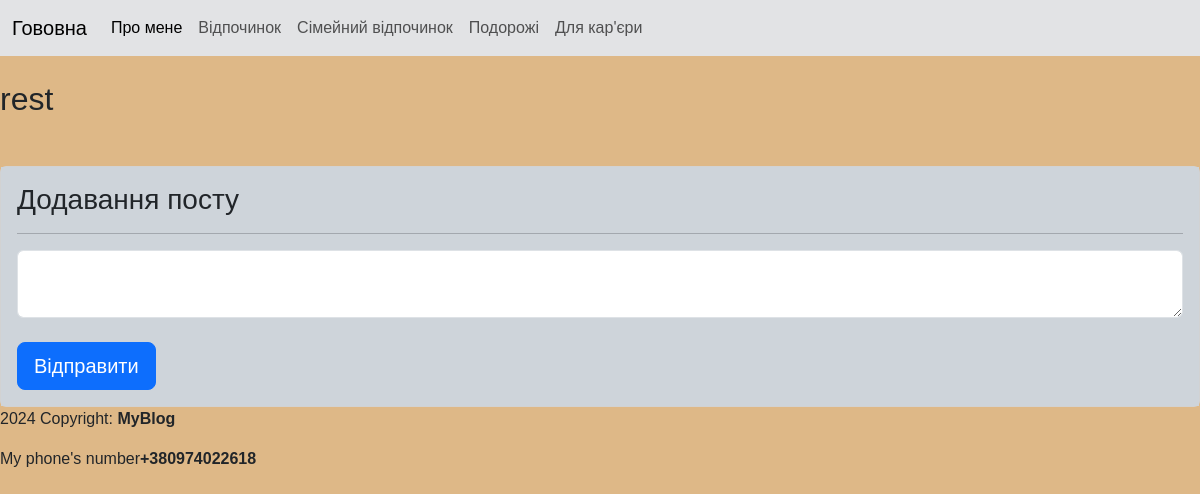
The page /post/category/rest on the database as committed earlier.
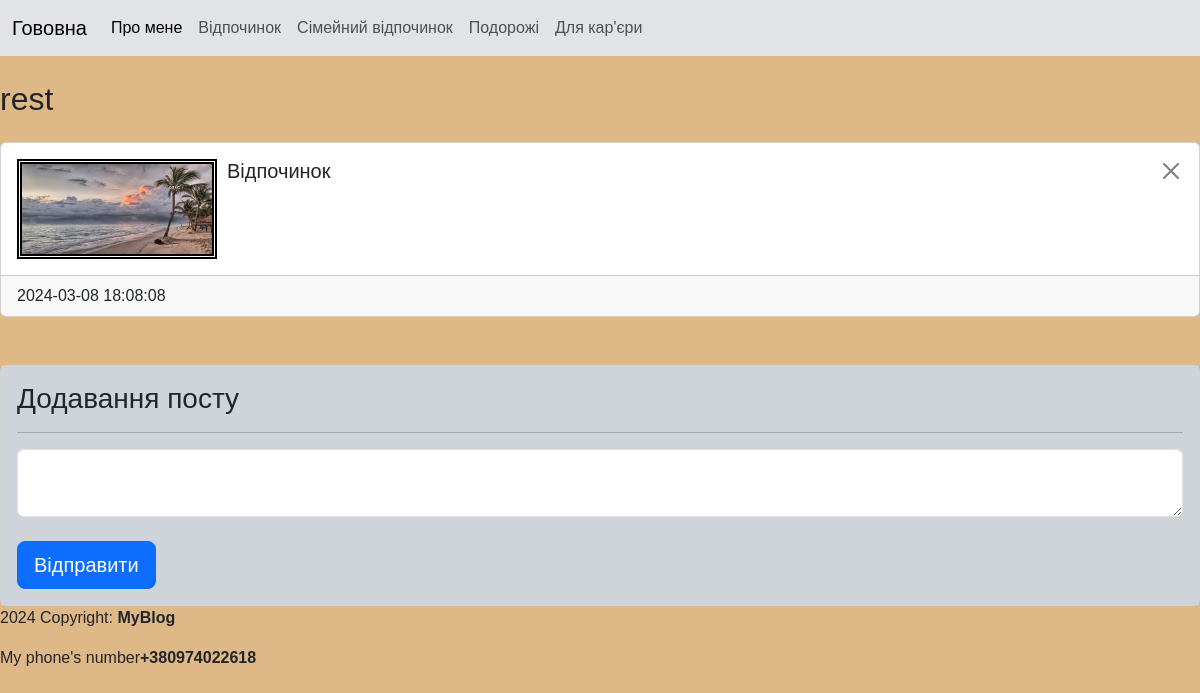
The same page on the database as committed later.
### tables this page shows
CREATE TABLE category(
	category_id INTEGER PRIMARY KEY AUTOINCREMENT,
	category_name TEXT
	);

CREATE TABLE post(
	post_id INTEGER PRIMARY KEY AUTOINCREMENT,
	category_id INTEGER NOT NULL,
	post_text TEXT,
	post_datetime TEXT NOT NULL DEFAULT CURRENT_TIMESTAMP,
	FOREIGN KEY (category_id) REFERENCES category(category_id)
ON UPDATE CASCADE ON DELETE CASCADE 	
);

### main.py (the view)
@app.route('/post/category/<category_name>', methods=["GET", "POST"])
def post_category(category_name):
    category_id = db.getIdByCategory(category_name)
    if request.method == "GET":
        posts = db.getPostsByCategory(category_name)
    if request.method == "POST":
        db.addPost(request.form["category_id"], request.form["post"])
        posts = db.getPostsByCategory(category_name)
        return redirect(f"/post/category/{category_name}")
    return render_template("post_category.html",category_name=category_name,
    category_id=category_id,
    posts=posts)

### db_scripts.py (called while the page is built)
def open():
    global connection, cursor
    connection = sqlite3.connect(db_name)
    cursor = connection.cursor()

def close():
    cursor.close()
    connection.close()

def getIdByCategory(category_name):
    open()
    cursor.execute(''' SELECT category_id FROM category WHERE category_name = (?)
    ''',[category_name])
    category_id = cursor.fetchone()[0]
    close()
    return category_id

def getPostsByCategory(category_name):
    open()
    cursor.execute('''
        SELECT * FROM post, category WHERE category_name = (?)
        AND post.category_id = category.category_id
        ORDER BY post_datetime  DESC

     ''', [category_name])
    posts = cursor.fetchall()
    close()
    return posts

### templates/post_category.html (shortened to what this page needs)
{% extends "index.html" %}
{%block content%}
<h2 class="my-4 ms -3 category-header">{{category_name}}</h2>
<section class="category_content">
    <div>
        {%for post in posts%}
        <div class="card my-4">
          <div class="card-body">
            <a href="/post/delete/{{post[0]}}/{{category_name}}" onclick="return confirm('Видалити пост?')">          <button  type="button" class="btn-close" data-bs-dismiss="alert" aria-label="Close" style="float: right"></button>
            </a>
              <image class="post-image" src="/static/{{post[0]}}.jpg" alt="{{post[0]}}" width="200px" height="100px">
              <h5 class="card-title">{{post[2]}}</h5>
          </div>
          <footer class="card-footer">{{post[3]}}</footer>
        </div>
        {%endfor%}
        </div>
        <div class="card mt-5">
            <div class="card-body bg-dark-subtle">
              <h3 class="card-title">Додавання посту</h3>
              <hr>
              <form method="POST">
                  <textarea name="post" class="form-control post-input"></textarea><br>
                  <input type="submit" class="btn btn-primary btn-lg" value="Відправити">
              </form>
            </div>
          </div>
</section>
{% endblock %}

### templates/index.html (shortened to what this page needs)
<!DOCTYPE html>
<html lang="en">
<head>
    <link href="https://cdn.jsdelivr.net/npm/bootstrap@5.3.3/dist/css/bootstrap.min.css" rel="stylesheet">
    <link rel="stylesheet" href="/static/style.css">
</head>
<body>
    {% include "menu.html" %}
    <main>
        {% block content %}
        {% endblock %}
    </main>
    {% include "footer.html" %}
</body>
</html>

### templates/menu.html (shortened to what this page needs)
<header>
    <div class="main">
        <nav class="navbar navbar-expand-lg bg-secondary-subtle">
            <div class="container-fluid">
                <a class="navbar-brand" href="/">Гововна</a>
                <div class="collapse navbar-collapse" id="navbarSupportedContent">
                    <ul class="navbar-nav me-auto mb-2 mb-lg-0">
                        <li class="nav-item">
                            <a class="nav-link active" aria-current="page" href="/about">Про мене</a>
                        </li>
                        <li class="nav-item">
                            <a class="nav-link" href="/post/category/rest">Відпочинок</a>
                        </li>
                        <li class="nav-item">
                            <a class="nav-link" href="/post/category/family">Сімейний відпочинок</a>
                        </li>
                        <li class="nav-item">
                            <a class="nav-link" href="/post/category/travel">Подорожі</a>
                        </li>
                        <li class="nav-item">
                            <a class="nav-link" href="/post/category/business">Для кар'єри</a>
                        </li>
                    </ul>
                </div>
            </div>
        </nav>
</header>

### templates/footer.html
<footer>
    <p>2024 Copyright: <b>MyBlog</b></p>
    <p>My phone's number<b>+380974022618</b></p>
</footer>

### static/style.css (style rules this page uses)
body { background-color: burlywood; font-family: Arial, Helvetica, sans-serif; }
.post-image { float: left; border: 5px double black; margin-right: 10px; }
.category-header { font-size: xx-large; font-family: Impact, Haettenschweiler, 'Arial Narrow Bold', sans-serif; }
.post-input { font-size: large; }

Rows that differ between the two databases and show on the page:
added post: post_text "Відпочинок", post_datetime "2024-03-08 18:08:08"
